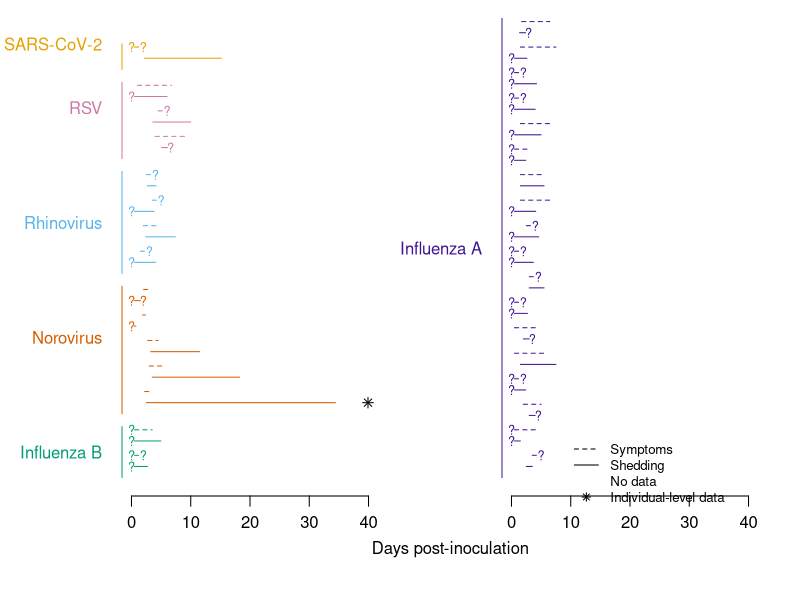

Write R code to recreate this figure.
## ---- chunk 1
knitr::opts_chunk$set(echo = TRUE, message = FALSE, warnings = FALSE)
## ---- chunk 2
plot.segment <- function(xstart, xlength, dotted, col, 
                         ypos, isindividual) {
  
  if (dotted) {
    lty <- 2
  } else {
    lty <- 1
  }
  
  if(is.na(xstart)) {
    start <- 0
    text(start, ypos, labels="?", cex=0.75, col=col)
  } else {
    start <- xstart
  }
  
  if(is.na(xlength)) {
    length <- 2
    text(start + length, ypos, labels="?", cex=0.75, col=col)
  } else {
    length <- xlength
  }
  
  if (isindividual) {
    if (!dotted) {
      points(start + length + 5, ypos, pch=8)
    }
  }
  
  segments(start + 0.5, ypos, start + length - 0.5, ypos, lty=lty, 
           col=col)
}

plot.pane <- function(dat, axis.labels) {
  
  plot(0, 0, xlim=c(0, 40), ylim=c(0, nrow(rightpane) * 4), col = "white", 
       xlab= "", ylab='', yaxt='n', mgp=c(0, 0.8, 0), tck=-0.04)
  
  axis.ystart <- 0
  
  for (v in 1:length(unique(dat$virus))) {
    currvirusdat <- dat[dat$virus==unique(dat$virus)[v],]
    numrows <- nrow(currvirusdat)
    currviruscol <- cols.df[cols.df$virus == currvirusdat$virus[1],]$col
    
    for (i in 1:nrow(currvirusdat)) {
      row <- currvirusdat[i,]
    
      plot.segment(xstart=row$shed.onset, 
                   xlength=row$shed.dur, 
                   dotted=FALSE, 
                   col=currviruscol, 
                   ypos=axis.ystart+i*4-2.25,
                   isindividual= row$study=='Atmar2008')
      
      plot.segment(xstart=row$symptom.onset, 
                   xlength=row$symptom.dur, 
                   dotted=TRUE, 
                   col=currviruscol, 
                   ypos=axis.ystart+i*4 - 0.5,
                   isindividual= row$study=='Atmar2008')
    }
    
      axis.yend <- axis.ystart + numrows * 4

      axis(2, at=seq(axis.ystart, axis.yend, by=4), col=currviruscol, lwd.ticks=0, 
           labels=axis.labels[[v]], las=2, col.axis=currviruscol)
      axis.ystart <- axis.yend + 2
  }
}

data <- read.csv('ViralCHIStudies.csv')

data <- data[order(data$virus),]

leftpane <- data[data$virus != 'Influenza A',]
rightpane <- data[data$virus == "Influenza A",]
cols.df <- data.frame(virus = unique(data$virus), 
                      col = c("#401594",
                              "#009E73", 
                              "#D55E00",
                              "#56B4E9",
                              "#CC79A7",
                              "#E69F00"))

labels.left <- list(c("", "Influenza B", ""), 
            c("", "", "", "Norovirus", "", ""),
            c("", "", "Rhinovirus", "", ""),
            c("", "", "RSV", ""),
            c("", "SARS-CoV-2"))

labels.right <- list(c("", "", "", "", "", "", "", "", "",
                  "Influenza A", "", "", "", "", "", "", "", "", ""))

{
  par(bty='n', mfrow=c(1, 2), oma=c(0.1, 2, 0,0), mai=c(1.02, 0.82, 0, 0.42), xpd=TRUE)
  
  plot.pane(leftpane, labels.left)
  mtext('Days post-inoculation', side=1, line=-3, outer=TRUE,
        adj=0.55)
  plot.pane(rightpane, labels.right)
  legend(10, 7, legend=c("Symptoms", "Shedding", "No data", 
                          "Individual-level data"), 
         lty=c(2, 1, NA, NA), 
         pch=c(NA, NA, NA, 8), bty='n', cex=0.8)
}
